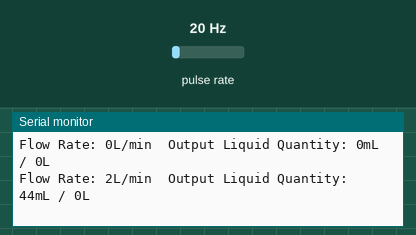
Recording of a sketch running on a simulated ESP8266 (NodeMCU). Shown: the last lines printed to the serial monitor. Wiring (inferred from the names in the program): pulse sensor: data D2. Inputs (shaded band) come from the test bench; at power-on: pulse rate 20 Hz. WiFi joins after 1.5 s; servers stay silent unless stated.

Above: at 3.0 s.
3.1 s: pulse rate (sensor on D2) set to 4 Hz
At 4.4 s:
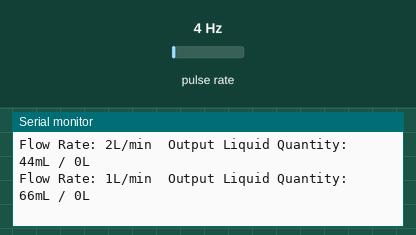
4.6 s: pulse rate (sensor on D2) set to 50 Hz
At 5.6 s:
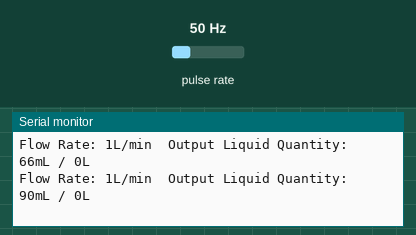
Timing chart, 0 to 7.6 s (numbered marks = the images above; inputs shaded):
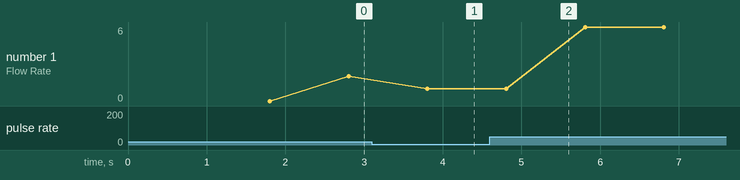

The sketch:

PROYECTO.ino
```cpp
//Definición de funciones y librerías
#define BLYNK_PRINT Serial
#include <ESP8266WiFi.h>
#include <BlynkSimpleEsp8266.h>

// Credenciales WiFi
 char auth[] = "-";
 char ssid[] = "-"; //
 char pass[] = "-";

    //Declaración de variables y funciones
      #define SENSOR D2
      long Millis = 0;
      long ant_Millis = 0;
      int intervalo = 1000;
      boolean ledState = LOW;
      float FactorDeFlujo = 7.5;
      volatile byte Contador;
      byte pulse1Sec = 0;
      float Flujo;
      unsigned int ml_fluidos;
      unsigned long total_mL;

      //Función reloj
  void IRAM_ATTR Reloj()
  {
  Contador++;
   }

void setup()
{
 //Inicializa las variables del programa
  Serial.begin(9600);
  Blynk.begin(auth, ssid, pass);
         pinMode(SENSOR, INPUT_PULLUP);
         Contador = 0;
         Flujo = 0.0;
         ml_fluidos = 0;
         total_mL = 0;
         ant_Millis = 0;
         attachInterrupt(digitalPinToInterrupt(SENSOR), Reloj, FALLING);
}

void loop()
{
         Millis = millis();
         if (Millis - ant_Millis > intervalo) {
         pulse1Sec = Contador;
         Contador = 0;
         Flujo = ((1000.0 / (millis() - ant_Millis)) * pulse1Sec) / FactorDeFlujo;
         ant_Millis = millis();
         ml_fluidos = (Flujo / 60) * 1000;
         total_mL += ml_fluidos;

 //Despliega los valores calculados a los servidores de Blynk
         Serial.print("Flow Rate: ");
         Serial.print(int(Flujo));
         Serial.print("L/min");
         Serial.print("\t");
         Serial.print("Output Liquid Quantity: ");
         Serial.print(total_mL);
         Serial.print("mL / ");
         Serial.print(total_mL / 1000);
         Serial.println("L");

//Escribe en los pines virtuales de Blynk para su interpretación en gráficos
 Blynk.virtualWrite(V2, Flujo);
 Blynk.virtualWrite(V3, total_mL);
 Blynk.virtualWrite(V4, Millis*1000);
 Blynk.run();
}
}

 
```

Measured:
- after the input at 3.1 s, the serial monitor: prints a new line after 0.71 s (image 1)
- after the input at 4.6 s, the serial monitor: prints a new line after 0.21 s (image 2)
- plotted number 1: 2 → 1 after the input at 3.1 s, 1 → 6 after the input at 4.6 s
